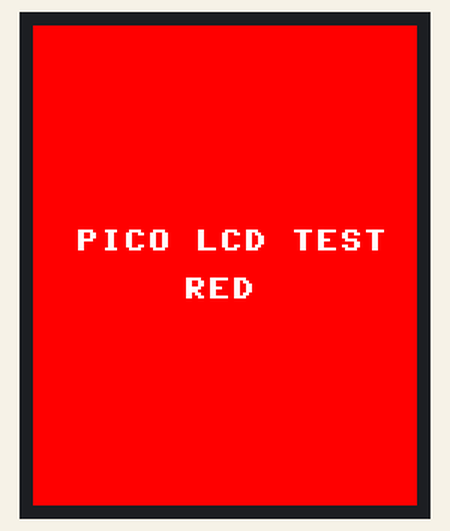
Recording of a program running on a simulated Raspberry Pi Pico running MicroPython. On the bench: 128×160 colour display. Library files of the repository ran but are not shown: st7735_1inch8.py.

Above: at 1.3 s.
At 2.2 s:
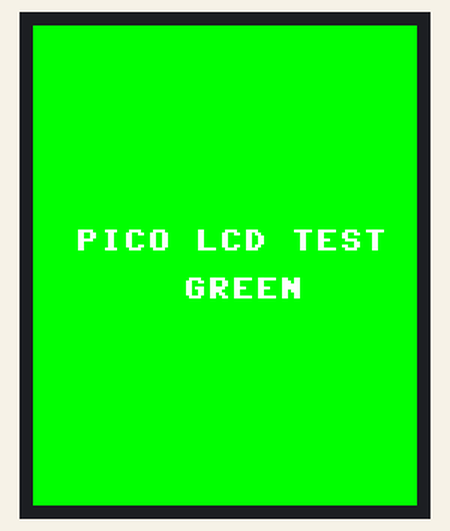
At 3.2 s:
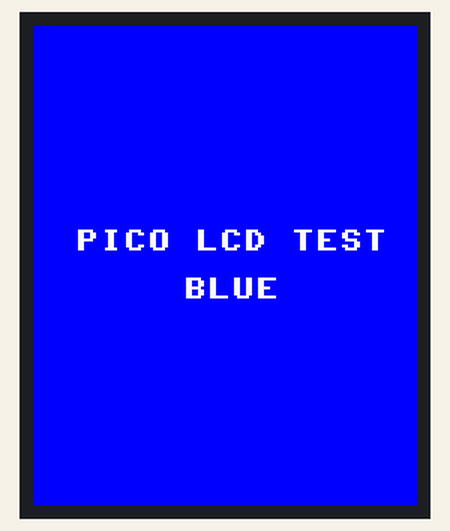
At 4.2 s:
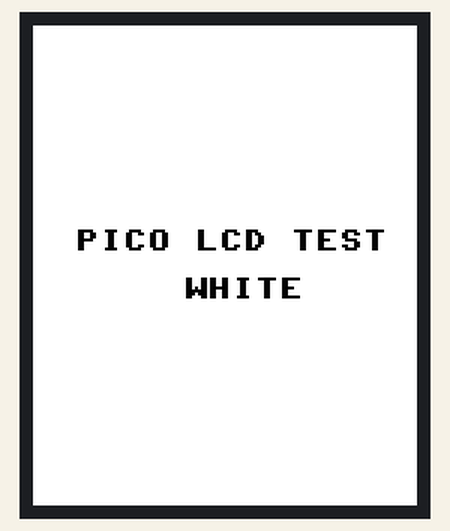
At 5.2 s:
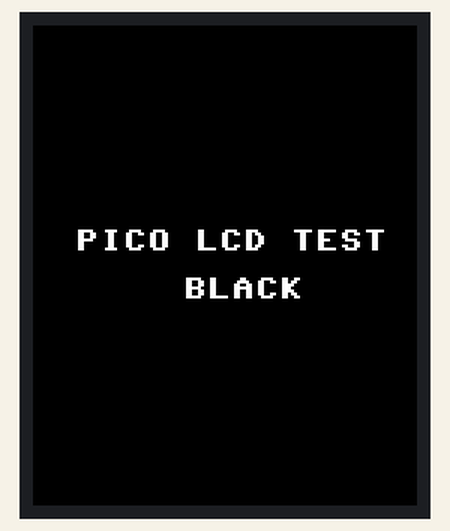

The program:

pico_min_main.py
```python
from machine import Pin, PWM  # pyright: ignore[reportMissingImports]
import time

import lcd


def main():
    bl = PWM(Pin(13))
    bl.freq(1000)
    bl.duty_u16(65535)

    d = lcd.LCD_1inch8()

    colors = (
        (0xF800, "RED"),
        (0x07E0, "GREEN"),
        (0x001F, "BLUE"),
        (0xFFFF, "WHITE"),
        (0x0000, "BLACK"),
    )

    while True:
        for c, name in colors:
            d.fill(c)
            text_color = 0x0000 if c == 0xFFFF else 0xFFFF
            d.text("PICO LCD TEST", 14, 68, text_color)
            d.text(name, 50, 84, text_color)
            d.show()
            time.sleep_ms(700)


if __name__ == "__main__":
    main()
```

lcd.py
```python
# Pico LCD adapter module.
# Expects st7735_1inch8.py to be present on the Pico filesystem.

from st7735_1inch8 import LCD_1inch8  # pyright: ignore[reportMissingImports]
```

Measured:
- by itself, everything shown: repeats every 4.9 s, in 5 steps
- what the display in image 0 shows lasts 1.0 s, from 1.2 s to 2.2 s
